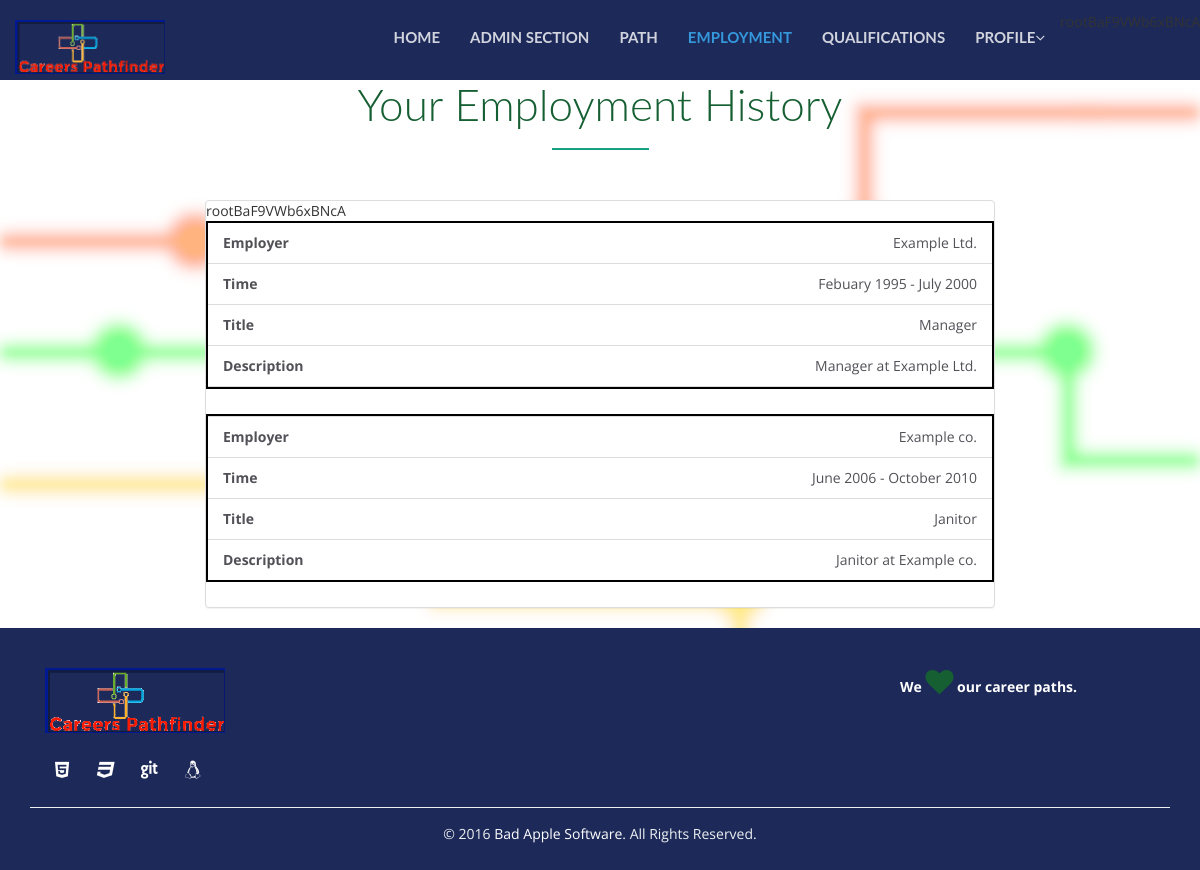
The app's page /HTML/employmenthistory.php (signed in) with its own data.
### tables this page shows
CREATE TABLE IF NOT EXISTS `useremployment` (
  `EmploymentID` int(11) NOT NULL AUTO_INCREMENT,
  `UserID` int(11) NOT NULL,
  `StartMonth` int(11) NOT NULL,
  `StartYear` year(4) NOT NULL,
  `EndMonth` int(11) NOT NULL,
  `EndYear` year(4) NOT NULL,
  `Employer` tinytext NOT NULL,
  `JobTitle` tinytext NOT NULL,
  `JobDescription` tinytext NOT NULL,
  PRIMARY KEY (`EmploymentID`),
  UNIQUE KEY `EmploymentID` (`EmploymentID`),
  KEY `UserID` (`UserID`),
  KEY `StartMonth` (`StartMonth`,`EndMonth`),
  KEY `EndMonth` (`EndMonth`)
);

CREATE TABLE IF NOT EXISTS `months` (
  `MonthID` int(11) NOT NULL AUTO_INCREMENT,
  `MonthName` varchar(12) NOT NULL,
  PRIMARY KEY (`MonthID`),
  UNIQUE KEY `MonthID` (`MonthID`)
);

### php/account/displayJobs.php (the view)
<?php
include "core/connection.php";
include 'core/validCookie.php';
$getUserJob = mysqli_stmt_init($link);
mysqli_stmt_prepare($getUserJob, "SELECT useremployment.EmploymentID, useremployment.Employer, useremployment.JobTitle, useremployment.JobDescription, S1.MonthName as SMonth,
	S2.MonthName as EMonth, useremployment.StartYear, useremployment.EndYear FROM useremployment
	INNER JOIN userlogin ON useremployment.UserID = userlogin.UserID
	INNER JOIN months S1 ON useremployment.StartMonth = S1.MonthID
	INNER JOIN months S2 ON useremployment.EndMonth = S2.MonthID
	where userlogin.UserName= ? and userlogin.Password = ? ");
mysqli_stmt_bind_param($getUserJob, 'ss', $temp['user'], $temp['pass']);
mysqli_stmt_execute($getUserJob);
$joblist = mysqli_stmt_get_result($getUserJob);
while($row = mysqli_fetch_assoc($joblist)){
	echo'<ul class="list-group jobblock" id="'.$row['EmploymentID'].'"" onclick = "employmentclicked('.$row['EmploymentID'].')">
	<li class="list-group-item text-right"><span class="pull-left"><strong>'.'Employer'.'</strong></span> <div id="employer">'.$row['Employer'].'</div> </li>
	<li class="list-group-item text-right"><span class="pull-left"><strong>'.'Time'.'</strong></span> <div id="start">'.$row['SMonth']." ".$row['StartYear']. " - ".$row['EMonth'].' '.$row['EndYear'].'</div></li>
	<li class="list-group-item text-right"><span class="pull-left"><strong>'.'Title'.'</strong></span> <div id="title">'.$row['JobTitle'].'</div> </li>
	<li class="list-group-item text-right"><span class="pull-left"><strong>'.'Description'.'</strong></span> <div id="desc">'.$row['JobDescription'].'</div> </li>
	</ul>';
}
?>

### HTML/employmenthistory.php (shortened to what this page needs)
<!DOCTYPE html>
<?php
include "../php/core/verify.php";
?>
<html lang="en" style="height:100%;">
<head>
	<link href="../css/responsive.css" rel="stylesheet">
	<link href="../css/bootstrap/css/bootstrap.min.css" rel="stylesheet">
	<link href="../css/font-awesome.min.css" rel="stylesheet">
	<link href="../css/style-library-1.css" rel="stylesheet">
	<link href="../css/plugins.css" rel="stylesheet">
	<link href="../css/blocks.css" rel="stylesheet">
	<link href="../css/custom.css" rel="stylesheet">
</head>
<body data-spy="scroll" data-target="nav">
	<header id="header-1" class="header-1">
		<nav class="main-nav navbar-fixed-top headroom headroom--pinned bg-navfoot">
			<div class="container-fluid">
				<div class="navbar-header">
					<a href="#">
						<img src="../images/carel.png" class="brand-img img-responsive">
					</a>
				</div>
				<div class="collapse navbar-collapse">
					<ul class="nav navbar-nav navbar-right">
						<li class="nav-item">
							<a href="home.html" class="littlestuff-hover">Home</a>
						</li>
						<?php
						include "../php/admin/adminButton.php";
						?>
						<li class="nav-item">
							<a href="workingbuilderTemp.php" class="littlestuff-hover">Path</a>
						</li>
						<li class="active nav-item">
							<a href="employmenthistory.php" class="littlestuff-hover">Employment</a>
						</li>
						<li class="nav-item">
							<a href="qualifications.php" class="littlestuff-hover">Qualifications</a>
						</li>
						<li class="nav-item dropdown">
							<a class="dropdown-toggle" data-toggle="dropdown" data-hover="dropdown" data-delay="0" data-close-others="true" href="profile.php">Profile<i class="fa fa-angle-down"></i></a>
						</li>
					</ul>
				</div>
			</div>
		</nav>
	</header>
	<div class="middle-bit">
		<div class="col-sm-10 col-sm-offset-1">
			<div class="underlined-title">
				<h1>Your Employment History</h1>
				<hr class="headings">
			</div>
		</div>
		<div class="row contact-wrap">
			<div class="col-md-8 col-md-offset-2">
				<div class="panel panel-default" id="currentQualifications">
					<?php
					include "../php/displayJobs.php";
					?>
				</div>
			</div>
		</div>
	</div>
	<section class="content-block-nopad footer-wrap-1-3 bg-navfoot">
		<div class="container footer-1-3">
			<div class="col-md-4 pull-left">
				<img src="../images/carell.png" class="brand-img img-responsive">
				<ul class="social social-dark">
					<li>
						<a href="#"><i class="fa fa-2x fa-html5 white"></i></a>
					</li>
					<li>
						<a href="#"><i class="fa fa-2x fa-css3 white"></i></a>
					</li>
					<li>
						<a href="#"><i class="fa fa-2x fa-git white"></i></a>
					</li>
					<li>
						<a href="#"><i class="fa fa-2x fa-linux white"></i></a>
					</li>
					<li>
						<a href="#"><i class="fa fa-2x fa-fonticons white"></i></a>
					</li>
					<li>
						<a href="#"><i class="fa fa-2x fa-chrome white"></i></a>
					</li>
				</ul>
			</div>
			<div class="col-md-3 pull-right">
				<p class="address-bold-line">We <i class="fa fa-2x fa-heart littlestuff"></i> our career paths.</p>
			</div>
			<div class="col-xs-12 footer-text">
				<p>&copy; 2016 <a target="_blank" href="#" title="badapplesoftware"> Bad Apple Software</a>. All Rights Reserved.</p>
			</div>
		</div>
	</section>
</body>
</html>

### PHP/Core/validCookie.php (shortened to what this page needs)
<?php
if (isset($_COOKIE['confirmation'])) {
	$temp = unserialize($_COOKIE['confirmation']);
    echo($temp['user']. $temp['pass']);
}

### PHP/Admin/adminButton.php (shortened to what this page needs)
<?php
include(dirname(__FILE__) . "/../core/connection.php");
include(dirname(__FILE__) . "/../core/validCookie.php");
$checkAdmin = mysqli_stmt_init($link);
mysqli_stmt_prepare($checkAdmin, "SELECT useraccess.AccessLevel FROM userlogin
	INNER JOIN useraccess ON userlogin.AccessLevel = useraccess.AccessID
	where userlogin.UserName= ? and userlogin.Password = ? ");
mysqli_stmt_bind_param($checkAdmin, 'ss', $temp['user'], $temp['pass']);
mysqli_stmt_execute($checkAdmin);
$result = mysqli_stmt_get_result($checkAdmin);
$access = mysqli_fetch_assoc($result);
if($access['AccessLevel'] > 0 )
	echo '<li class="nav-item"><a href="admin/admin.php" class="littlestuff-hover"> admin Section </a></li>';
?>

### CSS/style-library-1.css (style rules this page uses)
body { font-family: "Open Sans", Helvetica, Arial, sans-serif; color: #333333; background: #ffffff; overflow-x: hidden; -webkit-font-smoothing: antialiased; -moz-osx-font-smoothing: grayscale; }
.white { color: #FFFFFF !important; }
h1, h2, h3, h4, h5, h6, .h1, .h2, .h3, .h4, .h5, .h6 { font-family: 'Lato', Helvetica, Arial, sans-serif; line-height: 1.1; }
h1, h2, h3 { margin-bottom: 20px; font-weight: 300; }
h1, .h1 { font-size: 44px; }
p { font-size: 14px; line-height: 1.6; margin: 15px 0; color: #515157; }
a { color: #1abc9c; }
ul { list-style: none; position: relative; padding-left: 22px; }
ul li, ol li { font-size: 14px; color: #515157; margin-bottom: 5px; }
.underlined-title { text-align: center; padding-bottom: 30px; }
.underlined-title h1 { color: #2c3e50; margin: 0; }
.underlined-title hr { width: 10%; border-width: 2px; border-color: #16a085; }
.social { padding: 0; margin: 0; list-style: none; position: relative; z-index: 100; }
.social li { display: inline-block; margin-right: 6px; }
.social li a { display: table; position: relative; }
.social li a i { text-align: center; display: table-cell; vertical-align: middle; width: 34px; height: 34px; font-size: 18px; -webkit-transition: all 200ms ease-out; -moz-transition: all 200ms ease-out; -o-transition: all 200ms ease-out; transition: all 200ms ease-out; }
.social-dark li a i { color: #666666; }
.social li a i:after { content: ''; z-index: -1; position: absolute; width: 100%; height: 0; top: 0; left: 0; -webkit-transition: all 200ms ease-out; -moz-transition: all 200ms ease-out; -o-transition: all 200ms ease-out; transition: all 200ms ease-out; }
.content-block-nopad { width: 100%; z-index: 100; position: relative; background-color: #ffffff; }

### CSS/blocks.css (style rules this page uses)
#header-1 { width: 100%; background: none; height: 80px; }
#header-1 .main-nav { background-color: #193441; border: 0; height: 80px; }
#header-1 .main-nav .nav { margin-top: 12px; }
#header-1 .main-nav .navbar-nav > li a { font-family: 'Lato', sans-serif; font-weight: 700; text-transform: uppercase; font-size: 15px; color: #fff; color: rgba(255, 255, 255, 0.8); }
#header-1 .main-nav .navbar-nav > li.active a { color: #3498DB; background: none; }
#header-1 .main-nav .navbar-nav > li.active { color: #333; }
#header-1 .brand-img { max-width: 150px; padding: 20px 0; }
.headroom { position: fixed; top: 0; left: 0; right: 0; transition: all .2s ease-in-out; }
.headroom--pinned { top: 0; }
*, *:after, *:before { box-sizing: border-box; }
.footer-1-3 { padding-top: 40px; padding-bottom: 10px; }
.footer-1-3 .brand-img { width: 180px; }
.footer-1-3 .social { margin-top: 20px; }
.footer-1-3 .address-bold-line { font-weight: 700; margin: 0; color: #ffffff; }
.footer-1-3 .footer-text { border-top: #ecf0f1 1px solid; text-align: center; margin-top: 10px; }
.footer-1-3 .footer-text p { color: #ecf0f1; }

### CSS/custom.css (style rules this page uses)
.jobblock { cursor: pointer; cursor: hand; color: black; }
body { margin-bottom: 80px height: 100%; }
section { min-height: 100%; height: 100%; }
.header-1 { padding-bottom: 50px; }
a { color:white; }
body { display: flex; flex-direction: column; min-height: 100vh; }
div.middle-bit { flex:1; }
.underlined-title h1 { color: #165f32 !important; }
.headings { color: #431857 !important; }
.littlestuff { color: #165f32 !important; }
.bg-navfoot { background-color: #1d2a59 !important; }
#currentQualifications ul { margin-bottom: 25px; border: solid 2px black; }

### records on screen
useremployment: Employer "Example Ltd.", StartMonth.MonthName "Febuary", StartYear "1995", EndMonth.MonthName "July", EndYear "2000", JobTitle "Manager", JobDescription "Manager at Example Ltd."
useremployment: Employer "Example co.", StartMonth.MonthName "June", StartYear "2006", EndMonth.MonthName "October", EndYear "2010", JobTitle "Janitor", JobDescription "Janitor at Example co."

### other values on screen
$temp['pass'] "BaF9VWb6xBNcA BaF9VWb6xBNcA"
$temp['user'] "root"
